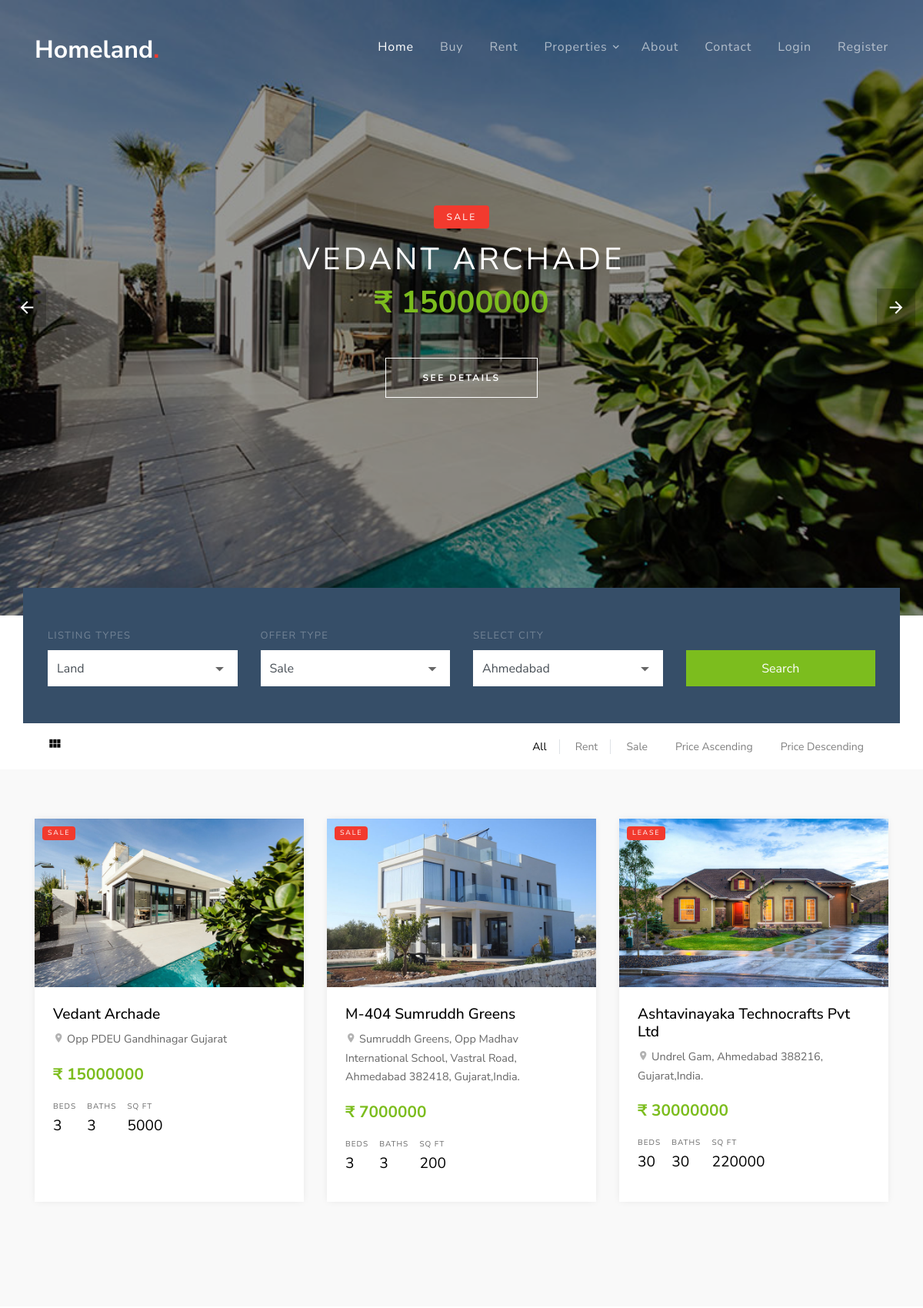
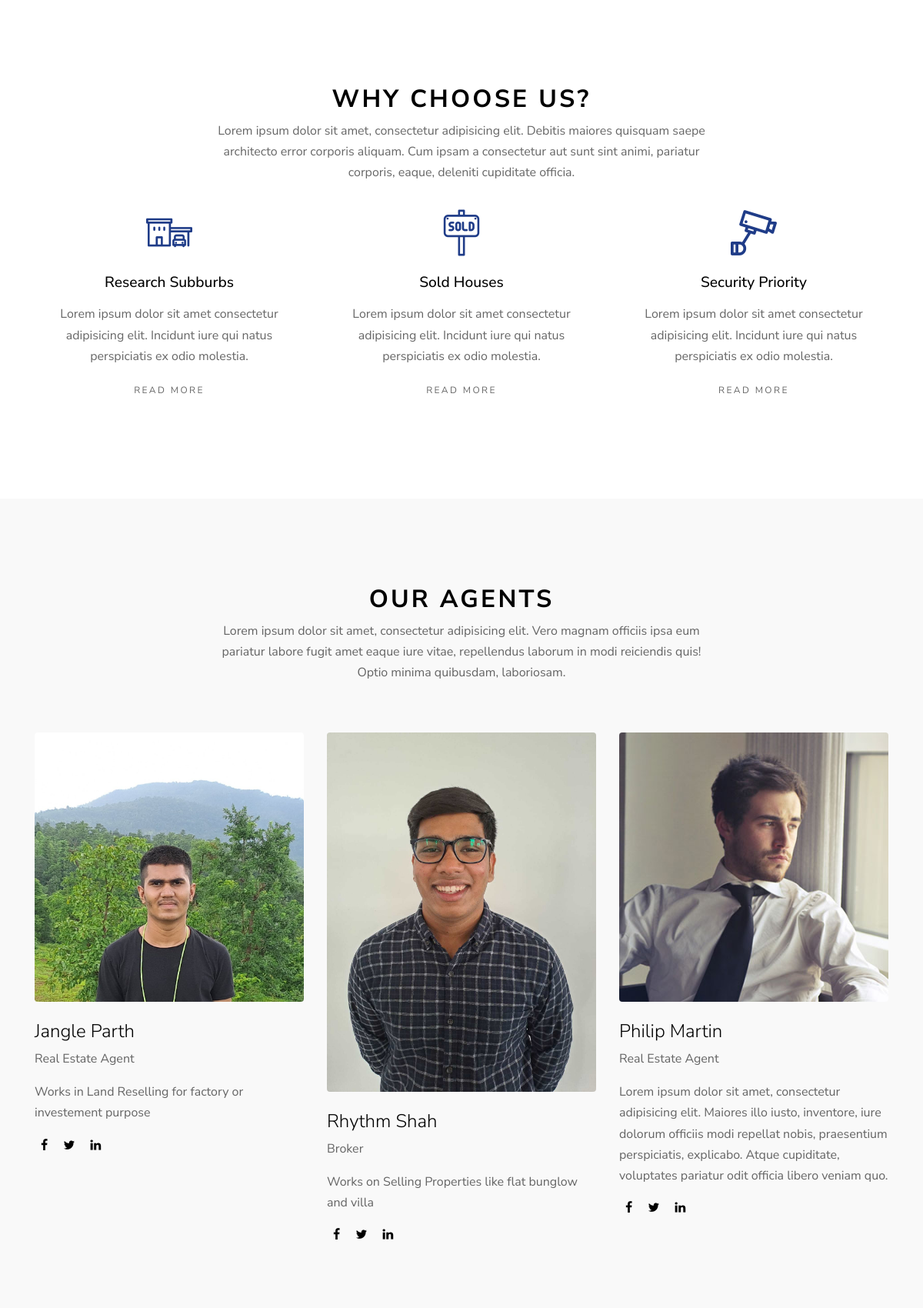
The page / (upper part) on the database its author committed (2 pictures, top to bottom).
### tables this page shows
CREATE TABLE `props` (
  `id` int(10) NOT NULL,
  `name` varchar(200) NOT NULL,
  `location` varchar(200) NOT NULL,
  `price` varchar(10) NOT NULL,
  `image` varchar(200) NOT NULL,
  `beds` int(10) NOT NULL,
  `bath` int(20) NOT NULL,
  `sqft` varchar(30) NOT NULL,
  `home_type` varchar(200) NOT NULL,
  `year_built` varchar(200) NOT NULL,
  `type` varchar(200) NOT NULL,
  `price_sqft` int(30) NOT NULL,
  `description` text NOT NULL,
  `admin_name` varchar(200) NOT NULL,
  `created_at` timestamp NOT NULL DEFAULT current_timestamp()
);

### index.php (the view, shortened to what this page needs)
<?php require "includes/header.php";?>
<?php require "config/config.php";?>
  <?php
    $select=$conn->query("SELECT * FROM props ORDER BY name DESC");
    $select->execute();
    $props=$select->fetchAll(PDO::FETCH_OBJ);
  ?>
    <div class="slide-one-item home-slider owl-carousel">
    <?php foreach ($props as $prop) : ?>
      <div class="site-blocks-cover overlay" style="background-image: url(images/<?php echo $prop->image; ?>);" data-aos="fade" data-stellar-background-ratio="0.5">
        <div class="container">
          <div class="row align-items-center justify-content-center text-center">
            <div class="col-md-10">
              <span class="d-inline-block bg-<?php if($prop->type=="rent") {echo "success";} else {echo "danger";}?> success text-white px-3 mb-3 property-offer-type rounded"><?php echo $prop->type; ?></span>
              <h1 class="mb-2"><?php echo $prop->name; ?></h1>
              <p class="mb-5"><strong class="h1 text-success font-weight-bold"><?php echo $prop->price; ?></strong></p>
              <p><a href="property-details.php?id=<?php echo $prop->id; ?>" class="btn btn-white btn-outline-white py-3 px-5 rounded-0 btn-2">See Details</a></p>
            </div>
          </div>
        </div>
      </div>
      <?php endforeach; ?>
    </div>
    <div class="site-section site-section-sm pb-0">
      <div class="container">
        <div class="row">
          <form class="form-search col-md-12" method="POST" action="search.php" style="margin-top: -100px;">
            <div class="row align-items-end">
              <div class="col-md-3">
                <label for="list-types">Listing Types</label>
                <div class="select-wrap">
                  <select name="types" id="list-types" class="form-control d-block rounded-0">
                    <?php foreach($allcategories as $category) : ?>
                      <option value="<?php echo $category->name; ?>"><?php echo str_replace('-',' ',$category->name); ?></option>
                    <?php endforeach; ?>
                  </select>
                </div>
              </div>
               <div class="col-md-3">
                <label for="offer-types">Offer Type</label>
                <div class="select-wrap">
                  <select name="offers" id="offer-types" class="form-control d-block rounded-0">
                    <option value="sale">Sale</option>
                  </select>
                </div>
              </div>
              <div class="col-md-3">
                <label for="select-city">Select City</label>
                <div class="select-wrap">
                  <select name="cities" id="select-city" class="form-control d-block rounded-0">
                    <option value="ahmedabad">Ahmedabad</option>
                  </select>
                </div>
              </div>
              <div class="col-md-3">
                <input type="submit" name="submit" class="btn btn-success text-white btn-block rounded-0" value="Search">
              </div>
            </div>
          </form>
        </div>
        <div class="row">
          <div class="col-md-12">
            <div class="view-options bg-white py-3 px-3 d-md-flex align-items-center">
              <div class="mr-auto">
                <a href="index.php" class="icon-view view-module active"><span class="icon-view_module"></span></a>
              </div>
              <div class="ml-auto d-flex align-items-center">
                <div>
                  <a href="<?php echo APPURL; ?>" class="view-list px-3 border-right active">All</a>
                  <a href="rent.php?type=rent" class="view-list px-3 border-right">Rent</a>
                  <a href="sale.php?type=sale" class="view-list px-3">Sale</a>
                  <a href="price.php?price=ASC" class="view-list px-3">Price Ascending</a>
                  <a href="price.php?price=DESC" class="view-list px-3">Price Descending</a>
                </div>
              </div>
            </div>
          </div>
        </div>
      </div>
    </div>
    <div class="site-section site-section-sm bg-light">
      <div class="container">
        <div class="row mb-5">
          <?php foreach($props as $prop) : ?>
            <div class="col-md-6 col-lg-4 mb-4">
            <div class="property-entry h-100">
              <a href="property-details.php?id=<?php echo $prop->id; ?>" class="property-thumbnail">
                <div class="offer-type-wrap">
                  <span class="offer-type bg-danger"><?php echo $prop->type; ?></span>
                </div>
                <img src="images/<?php echo $prop->image; ?>" alt="Image" class="img-fluid">
              </a>
              <div class="p-4 property-body">
                <h2 class="property-title"><a href="property-details.php?id=<?php echo $prop->id; ?>"><?php echo $prop->name; ?></a></h2>
                <span class="property-location d-block mb-3"><span class="property-icon icon-room"></span> <?php echo $prop->location; ?></span>
                <strong class="property-price text-primary mb-3 d-block text-success"><?php echo $prop->price; ?></strong>
                <ul class="property-specs-wrap mb-3 mb-lg-0">
                  <li>
                    <span class="property-specs">Beds</span>
                    <span class="property-specs-number"><?php echo $prop->beds; ?></span>
                  </li>
                  <li>
                    <span class="property-specs">Baths</span>
                    <span class="property-specs-number"><?php echo $prop->bath; ?></span>
                  </li>
                  <li>
                    <span class="property-specs">SQ FT</span>
                    <span class="property-specs-number"><?php echo $prop->sqft; ?></span>
                  </li>
                </ul>
              </div>
            </div>
          </div>
          <?php endforeach; ?>
        </div>
      </div>
    </div>
    <div class="site-section">
      <div class="container">
        <div class="row justify-content-center">
          <div class="col-md-7 text-center">
            <div class="site-section-title">
              <h2>Why Choose Us?</h2>
            </div>
            <p>Lorem ipsum dolor sit amet, consectetur adipisicing elit. Debitis maiores quisquam saepe architecto error corporis aliquam. Cum ipsam a consectetur aut sunt sint animi, pariatur corporis, eaque, deleniti cupiditate officia.</p>
          </div>
        </div>
        <div class="row">
          <div class="col-md-6 col-lg-4">
            <a href="#" class="service text-center">
              <span class="icon flaticon-house"></span>
              <h2 class="service-heading">Research Subburbs</h2>
              <p>Lorem ipsum dolor sit amet consectetur adipisicing elit. Incidunt iure qui natus perspiciatis ex odio molestia.</p>
              <p><span class="read-more">Read More</span></p>
            </a>
          </div>
          <div class="col-md-6 col-lg-4">
            <a href="#" class="service text-center">
              <span class="icon flaticon-sold"></span>
              <h2 class="service-heading">Sold Houses</h2>
              <p>Lorem ipsum dolor sit amet consectetur adipisicing elit. Incidunt iure qui natus perspiciatis ex odio molestia.</p>
              <p><span class="read-more">Read More</span></p>
            </a>
          </div>
          <div class="col-md-6 col-lg-4">
            <a href="#" class="service text-center">
              <span class="icon flaticon-camera"></span>
              <h2 class="service-heading">Security Priority</h2>
              <p>Lorem ipsum dolor sit amet consectetur adipisicing elit. Incidunt iure qui natus perspiciatis ex odio molestia.</p>
              <p><span class="read-more">Read More</span></p>
            </a>
          </div>
        </div>
      </div>
    </div>
    <div class="site-section bg-light">
    <div class="container">
      <div class="row mb-5 justify-content-center">
        <div class="col-md-7">
          <div class="site-section-title text-center">
            <h2>Our Agents</h2>
            <p>Lorem ipsum dolor sit amet, consectetur adipisicing elit. Vero magnam officiis ipsa eum pariatur labore fugit amet eaque iure vitae, repellendus laborum in modi reiciendis quis! Optio minima quibusdam, laboriosam.</p>
          </div>
        </div>
      </div>
      <div class="row">
          <div class="col-md-6 col-lg-4 mb-5 mb-lg-5">
            <div class="team-member">
              <img src="images/parth.jpg" alt="Image" class="img-fluid rounded mb-4">
              <div class="text">
                <h2 class="mb-2 font-weight-light text-black h4">Jangle Parth</h2>
                <span class="d-block mb-3 text-white-opacity-05">Real Estate Agent</span>
                <p>Works in Land Reselling for factory or investement purpose</p>
                <p>
                  <a href="#" class="text-black p-2"><span class="icon-facebook"></span></a>
                  <a href="#" class="text-black p-2"><span class="icon-twitter"></span></a>
                  <a href="#" class="text-black p-2"><span class="icon-linkedin"></span></a>
                </p>
              </div>
            </div>
          </div>
          <div class="col-md-6 col-lg-4 mb-5 mb-lg-5">
            <div class="team-member">
              <img src="images/rhythm.jpg" alt="Image" class="img-fluid rounded mb-4">
              <div class="text">
                <h2 class="mb-2 font-weight-light text-black h4">Rhythm Shah</h2>
                <span class="d-block mb-3 text-white-opacity-05">Broker</span>
                <p>Works on Selling Properties like flat bunglow and villa</p>
                <p>
                  <a href="#" class="text-black p-2"><span class="icon-facebook"></span></a>
                  <a href="#" class="text-black p-2"><span class="icon-twitter"></span></a>
                  <a href="#" class="text-black p-2"><span class="icon-linkedin"></span></a>
                </p>
              </div>
            </div>
          </div>
          <div class="col-md-6 col-lg-4 mb-5 mb-lg-5">
            <div class="team-member">
              <img src="images/person_3.jpg" alt="Image" class="img-fluid rounded mb-4">
              <div class="text">
                <h2 class="mb-2 font-weight-light text-black h4">Philip Martin</h2>
                <span class="d-block mb-3 text-white-opacity-05">Real Estate Agent</span>
                <p>Lorem ipsum dolor sit amet, consectetur adipisicing elit. Maiores illo iusto, inventore, iure dolorum officiis modi repellat nobis, praesentium perspiciatis, explicabo. Atque cupiditate, voluptates pariatur odit officia libero veniam quo.</p>
                <p>
                  <a href="#" class="text-black p-2"><span class="icon-facebook"></span></a>
                  <a href="#" class="text-black p-2"><span class="icon-twitter"></span></a>
                  <a href="#" class="text-black p-2"><span class="icon-linkedin"></span></a>
                </p>
              </div>
            </div>
          </div>
        </div>
    </div>
    <?php require "includes/footer.php";?>

### rows shown on the page
props: image (picture), type "SALE", name "VEDANT ARCHADE", price "₹ 15000000", name "Vedant Archade", location "Opp PDEU Gandhinagar Gujarat", beds "3", bath "3", sqft "5000"
props: type "SALE", image (picture), name "M-404 Sumruddh Greens", location "Sumruddh Greens, Opp Madhav International School, Vastral Road, Ahmedabad 382418, Gujarat,India.", price "₹ 7000000", beds "3", bath "3", sqft "200"
props: type "LEASE", image (picture), name "Ashtavinayaka Technocrafts Pvt Ltd", location "Undrel Gam, Ahmedabad 388216, Gujarat,India.", price "₹ 30000000", beds "30", bath "30", sqft "220000"

### other values the page prints
form field types "Land"
